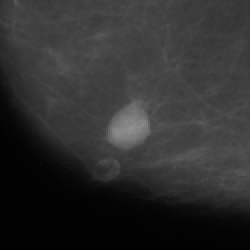
%> input picture RadCNN/test_dataset/0001p1_1_1_2_resized.pgm, 125 x 125 px (shown 2 times larger)
$ octave --eval "result = dataset_filtered('../test_dataset/0001p1_1_1_2_resized.pgm');"   (GNU Octave 9; MATLAB toolbox functions it lacks are replaced by stand-ins)
%> lines starting %> are read from the running program, lines starting %| are printed output that depends on the picture
function [mammo_original, mammo_filtered] = dataset_filtered(path)
%> called with path = '../test_dataset/0001p1_1_1_2_resized.pgm'
% Returns matlab matrix of the image, filtred with dwt2
    im = imread(path);
%> im is the input picture: size 125x125 uint8; min 1, max 145, mean 46.6
    [cA1,cH1,cV1,cD1] = dwt2(im,'db2');
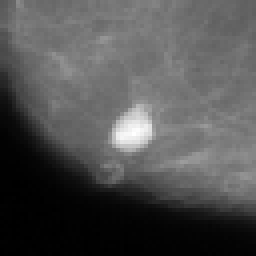
%> cA1: size 64x64 double (shown 4 times larger); min 1.65, max 283.8, mean 92.2; drawn with min black and max white
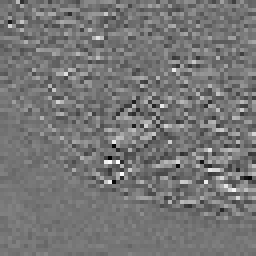
%> cH1: size 64x64 double (shown 4 times larger); min -8.88, max 10.28, mean -0.00167; drawn with min black and max white
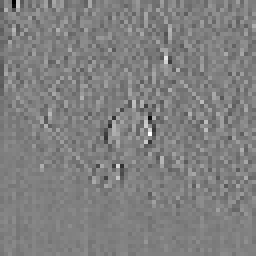
%> cV1: size 64x64 double (shown 4 times larger); min -12.21, max 12.04, mean -0.0252; drawn with min black and max white
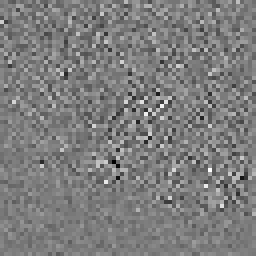
%> cD1: size 64x64 double (shown 4 times larger); min -4.76, max 4.94, mean 0.0139; drawn with min black and max white
    mammo_original = im;
    mammo_filtered = cA1;
end

$ run again, on RadCNN/test_dataset/0001p1_3_1_2_resized.pgm
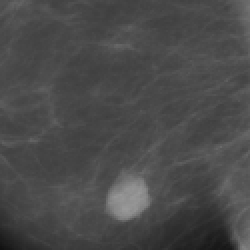
%> input picture RadCNN/test_dataset/0001p1_3_1_2_resized.pgm, 125 x 125 px (shown 2 times larger)
%> in dataset_filtered, im is the input picture: size 125x125 uint8; min 17, max 153, mean 74.5
%> in dataset_filtered, `[cA1,cH1,cV1,cD1] = dwt2(im,'db2');`:
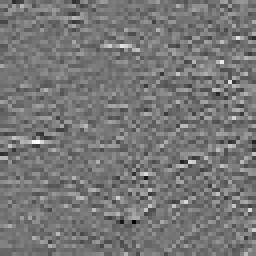
%> cH1: size 64x64 double (shown 4 times larger); min -12.61, max 14.34, mean -0.0542; drawn with min black and max white
%> in dataset_filtered, `[cA1,cH1,cV1,cD1] = dwt2(im,'db2');`:
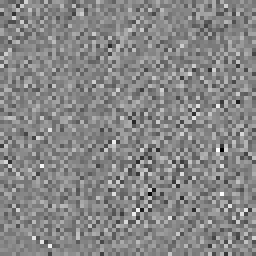
%> cD1: size 64x64 double (shown 4 times larger); min -5.84, max 5.19, mean -0.0136; drawn with min black and max white

$ run again, on RadCNN/test_dataset/0006p1_1_1_2_resized.pgm
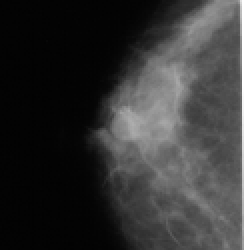
%> input picture RadCNN/test_dataset/0006p1_1_1_2_resized.pgm, 125 x 125 px (shown 2 times larger)
%> in dataset_filtered, im is the input picture: size 125x125 uint8; min 2, max 255, mean 55.7
%> in dataset_filtered, `[cA1,cH1,cV1,cD1] = dwt2(im,'db2');`:
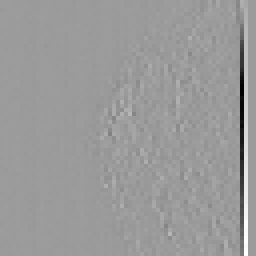
%> cV1: size 64x64 double (shown 4 times larger); min -93.32, max 59.8, mean -0.4; drawn with min black and max white
%> in dataset_filtered, `[cA1,cH1,cV1,cD1] = dwt2(im,'db2');`:
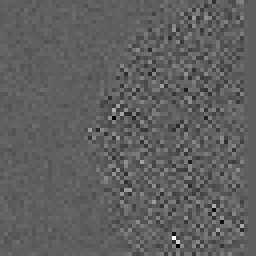
%> cD1: size 64x64 double (shown 4 times larger); min -7.63, max 12.73, mean 0.00861; drawn with min black and max white

$ run again, on RadCNN/test_dataset/0006p1_3_1_2_resized.pgm
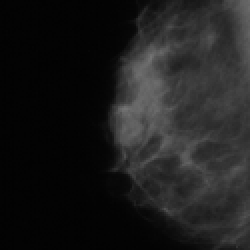
%> input picture RadCNN/test_dataset/0006p1_3_1_2_resized.pgm, 125 x 125 px (shown 2 times larger)
%> in dataset_filtered, im is the input picture: size 125x125 uint8; min 2, max 116, mean 28.8
%> in dataset_filtered, `[cA1,cH1,cV1,cD1] = dwt2(im,'db2');`:
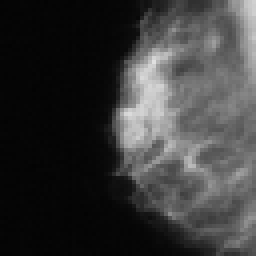
%> cA1: size 64x64 double (shown 4 times larger); min 3.79, max 224.3, mean 56.9
%> in dataset_filtered, `[cA1,cH1,cV1,cD1] = dwt2(im,'db2');`:
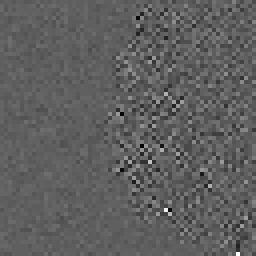
%> cD1: size 64x64 double (shown 4 times larger); min -6.84, max 11.45, mean 0.00129; drawn with min black and max white
